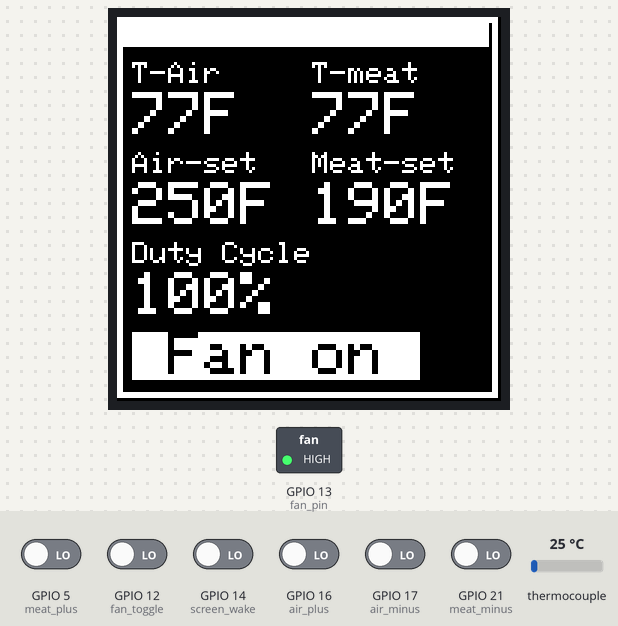
This sketch was run on a simulated ESP32. On the bench: 128×128 colour display, switched loads named in the sketch (green lamp = pin HIGH). The inputs (shaded band) are chosen by the test bench; at power-on: GPIO 5 (meat_plus), GPIO 12 (fan_toggle), GPIO 14 (screen_wake), GPIO 16 (air_plus), GPIO 17 (air_minus), GPIO 21 (meat_minus) LOW, thermocouple 25 °C. What the sketch prints to the serial monitor is not drawn.

Above: at 2.7 s.
2.8 s: GPIO 12 (fan_toggle) driven HIGH
At 4.6 s:
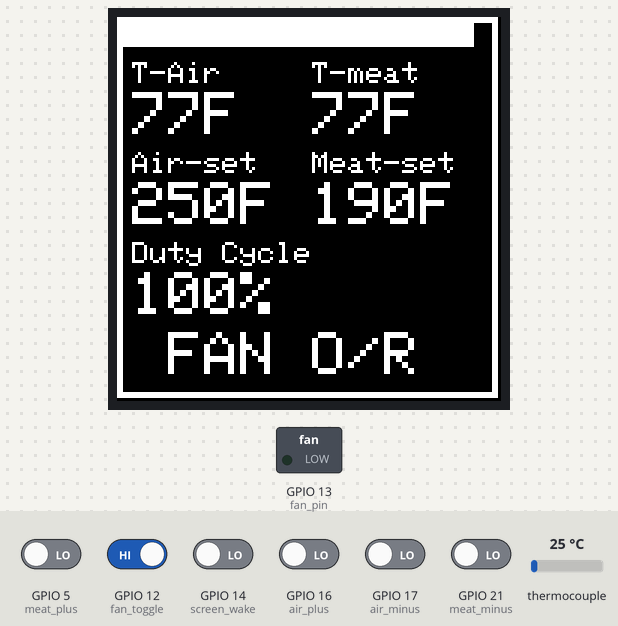
5.1 s: GPIO 5 (meat_plus) driven HIGH
At 5.54 s:
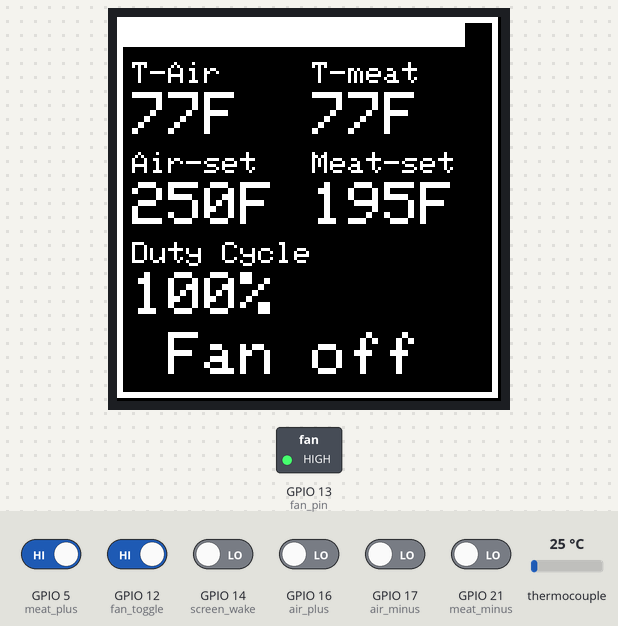
6.8 s: GPIO 14 (screen_wake) driven HIGH
At 7.03 s:
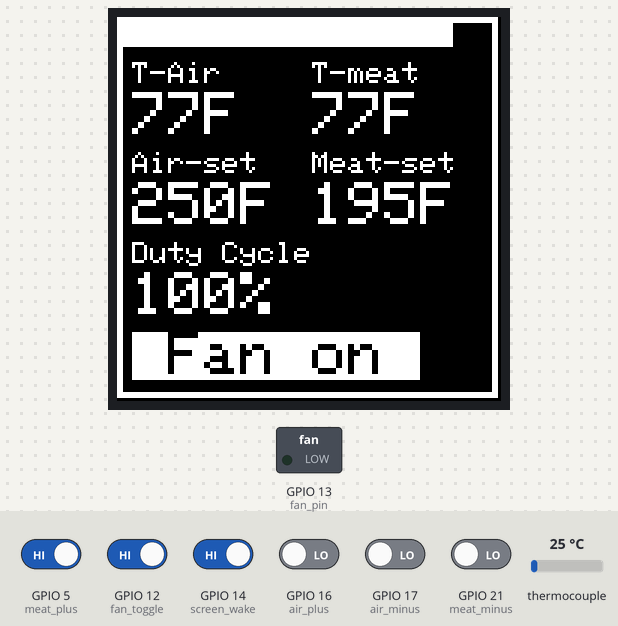
8.3 s: thermocouple set to 6 °C
At 10.2 s:
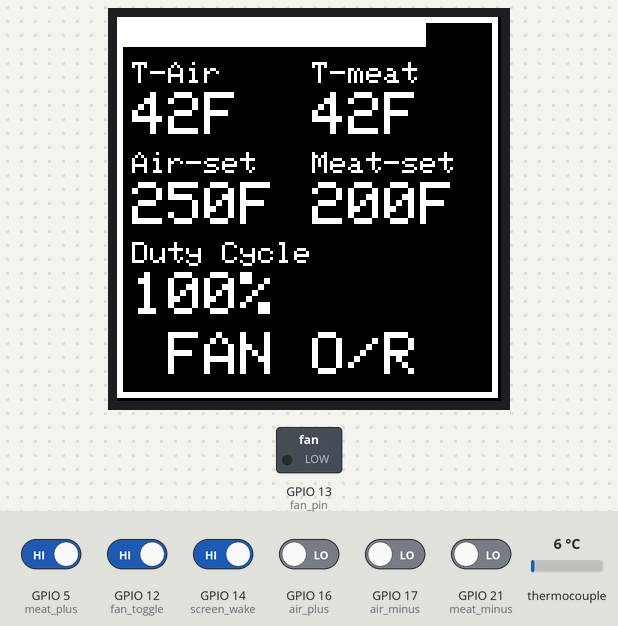
10.4 s: GPIO 16 (air_plus) driven HIGH
At 10.6 s:
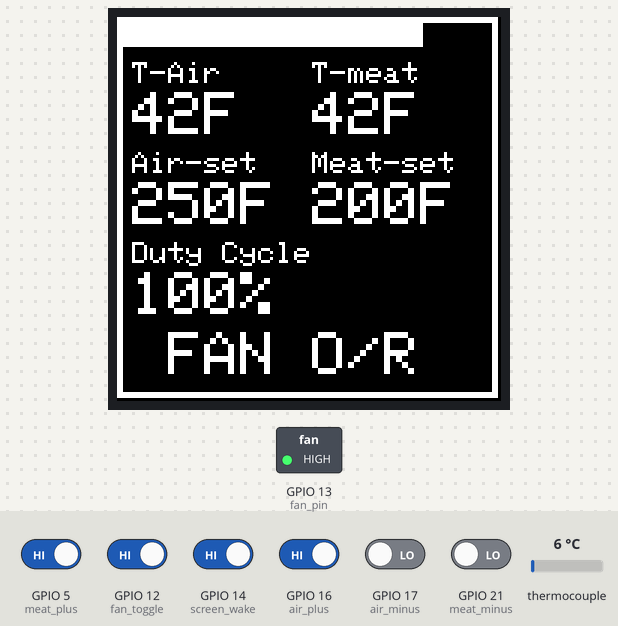
11.9 s: GPIO 17 (air_minus) driven HIGH
At 13.9 s:
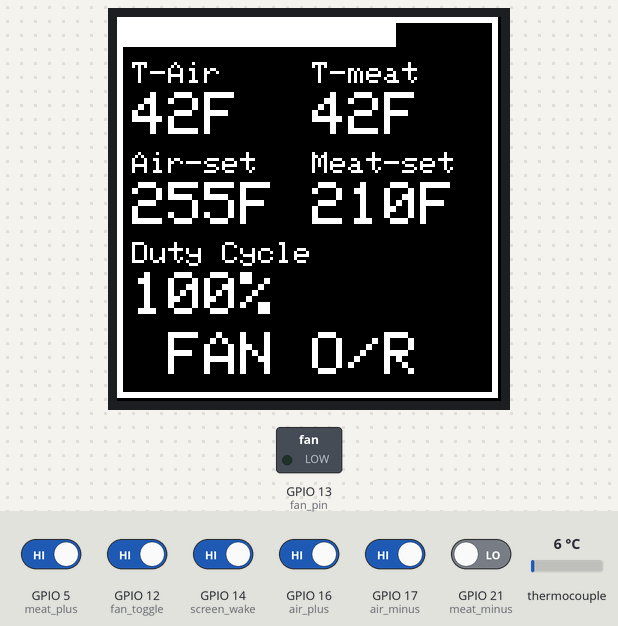
Timing chart, 0 to 14.7 s (numbered marks = the images above; inputs shaded):
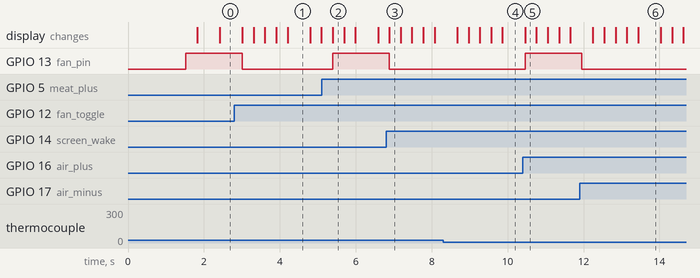

The sketch:

Smoker_controller_V2.ino
```cpp
#include <PID_v1.h>
#include <Adafruit_MAX31865.h>
#include <Adafruit_SSD1327.h>
#include <esp_now.h>
#include <WiFi.h>

// Define receiver MAC address
uint8_t broadcastAddress[] = {0xC8, 0xC9, 0xA3, 0xF9, 0xED, 0xA4};

// Used for software SPI
#define CLK 18
#define MOSI 23
#define MISO 19

// Used for software or hardware SPI
#define OLED_CS 22
#define OLED_DC 4
#define MEAT_TEMP_CS 32
#define AIR_TEMP_CS 33


// Used for I2C or SPI
#define OLED_RESET -1

// Define input pins
#define air_plus 16
#define air_minus 17
#define meat_plus 5
#define meat_minus 21
#define fan_toggle 12
#define screen_wake 14


// Define output pins
#define fan_pin 13

// define global variables
bool fan_state = true;      // set fan state to on(true)
bool screen_state = true;   // set screen state to be on at boot up
bool fan_override = false;    // fan override logic value
int Reset = 0, PreError = 0;
int min_air_temp = 190, max_air_temp = 450, min_meat_temp = 120, max_meat_temp = 250;
double air_set_temp = 250, air_temp, fan_duty_cycle = 1;
double meat_set_temp = 190, meat_temp;
double Kp = 4, Ki = .3, Kd = .1;           // basic values for PID loop
unsigned long debounce_time;
unsigned long sleep_wake_time = 0;
unsigned long screen_sleep_time = 180000;   // amount of time with no activity before screen goes to sleep (milliseconds)
unsigned long current_cycle_start_time = 0, current_cycle_end_time = 60000;
unsigned long reset_time = 45000;  // fan cycle reset in milliseconds
unsigned long fan_stop_time = 45000;


// software SPI
Adafruit_SSD1327 display(128, 128, MOSI, CLK, OLED_DC, OLED_RESET, OLED_CS);
Adafruit_MAX31865 meat_thermo = Adafruit_MAX31865(MEAT_TEMP_CS, MOSI, MISO, CLK);
Adafruit_MAX31865 air_thermo = Adafruit_MAX31865(AIR_TEMP_CS, MOSI, MISO, CLK);

PID myPID(&air_temp, &fan_duty_cycle, &air_set_temp, Kp, Ki, Kd, DIRECT);

//**************************************************************************************************************************
//**************************************************************************************************************************

void setup()   {
  Serial.begin(9600);
  //while (! Serial) delay(100);
  Serial.println("SSD1327 OLED test");

  if ( ! display.begin(0x3D) ) {
     Serial.println("Unable to initialize OLED");
     while (1) yield();
  }
  delay(1000);
  display.clearDisplay();
  display.display();

  // set up pin modes
  pinMode(air_plus, INPUT);
  pinMode(air_minus, INPUT);
  pinMode(meat_plus, INPUT);
  pinMode(meat_minus, INPUT);
  pinMode(fan_toggle, INPUT);
  pinMode(screen_wake, INPUT);
  pinMode(fan_pin, OUTPUT);

  // Attach interrupt pins to function
  attachInterrupt(digitalPinToInterrupt(air_plus), set_pin, RISING);
  attachInterrupt(digitalPinToInterrupt(air_minus), set_pin, RISING);
  attachInterrupt(digitalPinToInterrupt(meat_plus), set_pin, RISING);
  attachInterrupt(digitalPinToInterrupt(meat_minus), set_pin, RISING);
  attachInterrupt(digitalPinToInterrupt(fan_toggle), set_pin, RISING);
  attachInterrupt(digitalPinToInterrupt(screen_wake), set_pin, RISING);

  // turn the PID on
  myPID.SetMode(AUTOMATIC);
  myPID.SetOutputLimits(0,255);

  // start thermal sensors
  meat_thermo.begin(MAX31865_3WIRE);
  air_thermo.begin(MAX31865_3WIRE);

  debounce_time = millis();

  reset_timer();

}

//**************************************************************************************************************************
//**************************************************************************************************************************

void loop() {
  //Serial.println("main loop");

  // check air temperature
  air_temp = air_thermo.temperature(100.0, 430.0) * 1.8 + 32; // rtd sensor
  meat_temp = meat_thermo.temperature(100.0, 430.0) * 1.8 + 32; // rtd sensor

  /*
   * Actual temperature 33 deg F for ice water (should be 32)
   * Actual temperature 207 deg F for boiling water (should be 212)
   */
//  Serial.print("air temp = ");
//  Serial.print(air_temp);
//  Serial.println(" deg F");
//
//  Serial.print("meat temp = ");
//  Serial.print(meat_temp);
//  Serial.println(" deg F");
//  if(fan_state) {
//    Serial.println("Fan On");
//  }
//  else {
//    Serial.println("Fan off");
//  }

  if (millis() > current_cycle_end_time) {
    reset_timer();
  }
  check_fan_state();
  check_screen_state();


  // check timer
  // reset timer if needed
  delay(100);
  // update the display
  display_update();
}

//**************************************************************************************************************************
//**************************************************************************************************************************

void display_update() {
  display.clearDisplay();
  if (screen_state) {

    // draw rectangle around frame
    display.drawRect(0,0,127,127, SSD1327_WHITE);
    display.drawRect(1,1,125,125, SSD1327_WHITE);

    // draw countdown rectangle
    int bar_length = 127 * (current_cycle_end_time - millis()) / reset_time;
    display.fillRect(0,0, bar_length, 10, SSD1327_WHITE);

    // Fill in static text
    // Actual air temperature
    display.setTextSize(1);
    display.setTextColor(SSD1327_WHITE);
    display.setCursor(5,15);
    display.print("T-Air");
    display.setTextSize(2);
    display.setCursor(5,25);
    int disp_air_temp = air_temp;
    display.print(disp_air_temp);
    display.print("F");

    // Set air temperature
    display.setTextSize(1);
    display.setCursor(5,45);
    display.print("Air-set");
    display.setTextSize(2);
    display.setCursor(5,55);
    int disp_air_set_temp = air_set_temp;
    display.print(disp_air_set_temp);
    display.print("F");

    // actual meat temperature
    display.setTextSize(1);
    display.setCursor(65,15);
    display.print("T-meat");
    display.setTextSize(2);
    display.setCursor(65,25);
    int disp_meat_temp = meat_temp;
    display.print(disp_meat_temp);
    display.print("F");

    // meat set temperature
    display.setTextSize(1);
    display.setCursor(65,45);
    display.print("Meat-set");
    display.setTextSize(2);
    display.setCursor(65,55);
    int disp_meat_set_temp = meat_set_temp;
    display.print(disp_meat_set_temp);
    display.print("F");

    // duty cycle
    display.setCursor(5,75);
    display.setTextSize(1);
    display.print("Duty Cycle");
    display.setTextSize(2);
    display.setCursor(5,85);
    int disp_duty_cycle = fan_duty_cycle * 100 / 255;
    display.print(disp_duty_cycle);
    display.print("%");

    // display fan state
    display.setTextSize(2);
    display.setCursor(5,105);
    if (fan_override) {
        // fan overridden
        display.setTextColor(SSD1327_WHITE);
        display.print(" FAN O/R ");
    }
    else if (fan_state) {
      display.setTextColor(SSD1327_BLACK, SSD1327_WHITE);
      display.print(" Fan on ");
      display.setTextColor(SSD1327_WHITE);
    }
    else {
      display.setTextColor(SSD1327_WHITE);
      display.print(" Fan off ");
    }

    // fill in updated text

  }
  // force display update
  //Serial.println("display update loop");
  display.display();

}


//**************************************************************************************************************************
//**************************************************************************************************************************

void reset_timer() {
  // reset the timer here
  current_cycle_start_time = millis();
  current_cycle_end_time = current_cycle_start_time + reset_time;
  // set the fan duty cycle with PID

  myPID.Compute();
  if (air_temp - air_set_temp > 2) {
    fan_duty_cycle = 0;
  }
  Serial.println(" ");
  Serial.println(" ");
  Serial.print("Fan duty Cycle = ");
  Serial.print(100 * fan_duty_cycle / 255);
  Serial.println("%");
  Serial.print("Air temperature: ");
  Serial.println(air_temp);
  Serial.print("Air Set temperature: ");
  Serial.println(air_set_temp);
  Serial.println(" ");
  Serial.println(" ");
  fan_stop_time = current_cycle_start_time + fan_duty_cycle * reset_time / 255;
}

//**************************************************************************************************************************
//**************************************************************************************************************************

void check_fan_state() {
  // check if the fan should be running
  if(fan_override) {
    fan_state = false;
    digitalWrite(fan_pin, LOW);

  }
  else if(millis() < fan_stop_time) {
    // fan is on
    fan_state = true;
    digitalWrite(fan_pin, HIGH);

  }
  else {
    // fan is off
    fan_state = false;
    digitalWrite(fan_pin, LOW);

  }


}

//**************************************************************************************************************************
//**************************************************************************************************************************

void check_screen_state() {
  unsigned long screen_time_delta = millis() - sleep_wake_time;
  if (screen_time_delta > screen_sleep_time) {
    screen_state = false;
  }
  else {
    screen_state = true;
  }
}


//**************************************************************************************************************************
//**************************************************************************************************************************

// define interrupt functions
void set_pin() {

  unsigned long debounce_delta = millis() - debounce_time;
  debounce_time = millis();
  if(debounce_delta > 300) {
    if(digitalRead(air_plus)) {
      // Increase the set air temperature by 5 degrees
      air_set_temp = air_set_temp + 5;
    }
    if(digitalRead(air_minus)) {

      // Decrease the set air temperature by 5 degrees
      air_set_temp = air_set_temp - 5;
    }
    if(digitalRead(meat_plus)) {

      // Increase the set air temperature by 5 degrees
      meat_set_temp = meat_set_temp + 5;
    }
    if(digitalRead(meat_minus)) {

      // decrease the set air temperature by 5 degrees
      meat_set_temp = meat_set_temp - 5;
    }

    if(digitalRead(fan_toggle)) {
      // toggle the fan state
      if(fan_override){
        fan_override = false;
        Serial.println("Fan not overriden");
      }
      else {
        fan_override = true;
        Serial.println("Fan overriden");
      }
    }
    if(digitalRead(screen_wake)) {
      // wake up the screen
      screen_state = true;
      // reset screen timer
      sleep_wake_time = millis();
    }
  }

  // Make sure set temperatures are all in their desired ranges
  if(air_set_temp > max_air_temp) { air_set_temp = max_air_temp; }
  if(air_set_temp < min_air_temp) { air_set_temp = min_air_temp; }
  if(meat_set_temp > max_meat_temp) { meat_set_temp = max_meat_temp; }
  if(meat_set_temp < min_meat_temp) { meat_set_temp = min_meat_temp; }
}
```

Measured:
- after the input at 2.8 s, GPIO 13 (fan_pin): HIGH → LOW after 0.21 s; the display: first changes after 0.21 s (image 1 shows a later state)
- after the input at 5.1 s, GPIO 13 (fan_pin): LOW → HIGH after 0.30 s; the display: changes after 0.30 s (image 2)
- after the input at 6.8 s, GPIO 13 (fan_pin): HIGH → LOW after 0.09 s
- after the input at 10.4 s, GPIO 13 (fan_pin): LOW → HIGH after 0.06 s
- after the input at 11.9 s, GPIO 13 (fan_pin): HIGH → LOW after 0.05 s; the display: first changes after 0.35 s (image 6 shows a later state)
